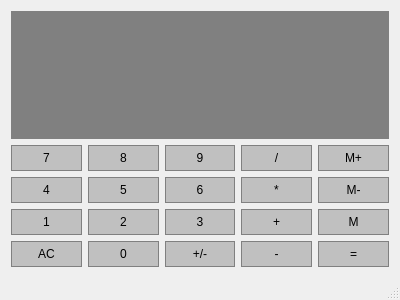
<?xml version="1.0" encoding="UTF-8"?>
<ui version="4.0">
 <class>Calc</class>
 <widget class="QMainWindow" name="Calc">
  <property name="geometry">
   <rect>
    <x>0</x>
    <y>0</y>
    <width>400</width>
    <height>300</height>
   </rect>
  </property>
  <property name="windowTitle">
   <string>Calc</string>
  </property>
  <widget class="QWidget" name="centralWidget">
   <layout class="QGridLayout" name="gridLayout">
    <item row="1" column="0">
     <widget class="QPushButton" name="Button7">
      <property name="sizePolicy">
       <sizepolicy hsizetype="Preferred" vsizetype="Preferred">
        <horstretch>0</horstretch>
        <verstretch>0</verstretch>
       </sizepolicy>
      </property>
      <property name="styleSheet">
       <string notr="true">QPushButton {
     background-color: #C0C0C0; border: 1px solid gray;
	border-radius: 0px;
	padding: 5px;
}
QPushButton:pressed {
    background-color: #A9A9A9; border: 1px solid gray;
	border-radius: 0px;
	padding: 5px;
}</string>
      </property>
      <property name="text">
       <string>7</string>
      </property>
     </widget>
    </item>
    <item row="1" column="4">
     <widget class="QPushButton" name="MemAdd">
      <property name="sizePolicy">
       <sizepolicy hsizetype="Preferred" vsizetype="Preferred">
        <horstretch>0</horstretch>
        <verstretch>0</verstretch>
       </sizepolicy>
      </property>
      <property name="styleSheet">
       <string notr="true">QPushButton {
     background-color: #C0C0C0; border: 1px solid gray;
	border-radius: 0px;
	padding: 5px;
}
QPushButton:pressed {
    background-color: #A9A9A9; border: 1px solid gray;
	border-radius: 0px;
	padding: 5px;
}</string>
      </property>
      <property name="text">
       <string>M+</string>
      </property>
     </widget>
    </item>
    <item row="1" column="1">
     <widget class="QPushButton" name="Button8">
      <property name="sizePolicy">
       <sizepolicy hsizetype="Preferred" vsizetype="Preferred">
        <horstretch>0</horstretch>
        <verstretch>0</verstretch>
       </sizepolicy>
      </property>
      <property name="styleSheet">
       <string notr="true">QPushButton {
     background-color: #C0C0C0; border: 1px solid gray;
	border-radius: 0px;
	padding: 5px;
}
QPushButton:pressed {
    background-color: #A9A9A9; border: 1px solid gray;
	border-radius: 0px;
	padding: 5px;
}</string>
      </property>
      <property name="text">
       <string>8</string>
      </property>
     </widget>
    </item>
    <item row="3" column="0">
     <widget class="QPushButton" name="Button1">
      <property name="sizePolicy">
       <sizepolicy hsizetype="Preferred" vsizetype="Preferred">
        <horstretch>0</horstretch>
        <verstretch>0</verstretch>
       </sizepolicy>
      </property>
      <property name="styleSheet">
       <string notr="true">QPushButton {
     background-color: #C0C0C0; border: 1px solid gray;
	border-radius: 0px;
	padding: 5px;
}
QPushButton:pressed {
    background-color: #A9A9A9; border: 1px solid gray;
	border-radius: 0px;
	padding: 5px;
}</string>
      </property>
      <property name="text">
       <string>1</string>
      </property>
     </widget>
    </item>
    <item row="1" column="3">
     <widget class="QPushButton" name="Divide">
      <property name="sizePolicy">
       <sizepolicy hsizetype="Preferred" vsizetype="Preferred">
        <horstretch>0</horstretch>
        <verstretch>0</verstretch>
       </sizepolicy>
      </property>
      <property name="styleSheet">
       <string notr="true">QPushButton {
     background-color: #C0C0C0; border: 1px solid gray;
	border-radius: 0px;
	padding: 5px;
}
QPushButton:pressed {
    background-color: #A9A9A9; border: 1px solid gray;
	border-radius: 0px;
	padding: 5px;
}</string>
      </property>
      <property name="text">
       <string>/</string>
      </property>
     </widget>
    </item>
    <item row="1" column="2">
     <widget class="QPushButton" name="Button9">
      <property name="sizePolicy">
       <sizepolicy hsizetype="Preferred" vsizetype="Preferred">
        <horstretch>0</horstretch>
        <verstretch>0</verstretch>
       </sizepolicy>
      </property>
      <property name="styleSheet">
       <string notr="true">QPushButton {
     background-color: #C0C0C0; border: 1px solid gray;
	border-radius: 0px;
	padding: 5px;
}
QPushButton:pressed {
    background-color: #A9A9A9; border: 1px solid gray;
	border-radius: 0px;
	padding: 5px;
}</string>
      </property>
      <property name="text">
       <string>9</string>
      </property>
     </widget>
    </item>
    <item row="2" column="0">
     <widget class="QPushButton" name="Button4">
      <property name="sizePolicy">
       <sizepolicy hsizetype="Preferred" vsizetype="Preferred">
        <horstretch>0</horstretch>
        <verstretch>0</verstretch>
       </sizepolicy>
      </property>
      <property name="styleSheet">
       <string notr="true">QPushButton {
     background-color: #C0C0C0; border: 1px solid gray;
	border-radius: 0px;
	padding: 5px;
}
QPushButton:pressed {
    background-color: #A9A9A9; border: 1px solid gray;
	border-radius: 0px;
	padding: 5px;
}</string>
      </property>
      <property name="text">
       <string>4</string>
      </property>
     </widget>
    </item>
    <item row="4" column="0">
     <widget class="QPushButton" name="Clear">
      <property name="sizePolicy">
       <sizepolicy hsizetype="Preferred" vsizetype="Preferred">
        <horstretch>0</horstretch>
        <verstretch>0</verstretch>
       </sizepolicy>
      </property>
      <property name="styleSheet">
       <string notr="true">QPushButton {
     background-color: #C0C0C0; border: 1px solid gray;
	border-radius: 0px;
	padding: 5px;
}
QPushButton:pressed {
    background-color: #A9A9A9; border: 1px solid gray;
	border-radius: 0px;
	padding: 5px;
}</string>
      </property>
      <property name="text">
       <string>AC</string>
      </property>
     </widget>
    </item>
    <item row="2" column="1">
     <widget class="QPushButton" name="Button5">
      <property name="sizePolicy">
       <sizepolicy hsizetype="Preferred" vsizetype="Preferred">
        <horstretch>0</horstretch>
        <verstretch>0</verstretch>
       </sizepolicy>
      </property>
      <property name="styleSheet">
       <string notr="true">QPushButton {
     background-color: #C0C0C0; border: 1px solid gray;
	border-radius: 0px;
	padding: 5px;
}
QPushButton:pressed {
    background-color: #A9A9A9; border: 1px solid gray;
	border-radius: 0px;
	padding: 5px;
}</string>
      </property>
      <property name="text">
       <string>5</string>
      </property>
     </widget>
    </item>
    <item row="2" column="2">
     <widget class="QPushButton" name="Button6">
      <property name="sizePolicy">
       <sizepolicy hsizetype="Preferred" vsizetype="Preferred">
        <horstretch>0</horstretch>
        <verstretch>0</verstretch>
       </sizepolicy>
      </property>
      <property name="styleSheet">
       <string notr="true">QPushButton {
     background-color: #C0C0C0; border: 1px solid gray;
	border-radius: 0px;
	padding: 5px;
}
QPushButton:pressed {
    background-color: #A9A9A9; border: 1px solid gray;
	border-radius: 0px;
	padding: 5px;
}</string>
      </property>
      <property name="text">
       <string>6</string>
      </property>
     </widget>
    </item>
    <item row="3" column="2">
     <widget class="QPushButton" name="Button3">
      <property name="sizePolicy">
       <sizepolicy hsizetype="Preferred" vsizetype="Preferred">
        <horstretch>0</horstretch>
        <verstretch>0</verstretch>
       </sizepolicy>
      </property>
      <property name="styleSheet">
       <string notr="true">QPushButton {
     background-color: #C0C0C0; border: 1px solid gray;
	border-radius: 0px;
	padding: 5px;
}
QPushButton:pressed {
    background-color: #A9A9A9; border: 1px solid gray;
	border-radius: 0px;
	padding: 5px;
}</string>
      </property>
      <property name="text">
       <string>3</string>
      </property>
     </widget>
    </item>
    <item row="3" column="1">
     <widget class="QPushButton" name="Button2">
      <property name="sizePolicy">
       <sizepolicy hsizetype="Preferred" vsizetype="Preferred">
        <horstretch>0</horstretch>
        <verstretch>0</verstretch>
       </sizepolicy>
      </property>
      <property name="styleSheet">
       <string notr="true">QPushButton {
     background-color: #C0C0C0; border: 1px solid gray;
	border-radius: 0px;
	padding: 5px;
}
QPushButton:pressed {
    background-color: #A9A9A9; border: 1px solid gray;
	border-radius: 0px;
	padding: 5px;
}</string>
      </property>
      <property name="text">
       <string>2</string>
      </property>
     </widget>
    </item>
    <item row="4" column="1">
     <widget class="QPushButton" name="Button0">
      <property name="sizePolicy">
       <sizepolicy hsizetype="Preferred" vsizetype="Preferred">
        <horstretch>0</horstretch>
        <verstretch>0</verstretch>
       </sizepolicy>
      </property>
      <property name="styleSheet">
       <string notr="true">QPushButton {
     background-color: #C0C0C0; border: 1px solid gray;
	border-radius: 0px;
	padding: 5px;
}
QPushButton:pressed {
    background-color: #A9A9A9; border: 1px solid gray;
	border-radius: 0px;
	padding: 5px;
}</string>
      </property>
      <property name="text">
       <string>0</string>
      </property>
     </widget>
    </item>
    <item row="2" column="3">
     <widget class="QPushButton" name="Multiply">
      <property name="sizePolicy">
       <sizepolicy hsizetype="Preferred" vsizetype="Preferred">
        <horstretch>0</horstretch>
        <verstretch>0</verstretch>
       </sizepolicy>
      </property>
      <property name="styleSheet">
       <string notr="true">QPushButton {
     background-color: #C0C0C0; border: 1px solid gray;
	border-radius: 0px;
	padding: 5px;
}
QPushButton:pressed {
    background-color: #A9A9A9; border: 1px solid gray;
	border-radius: 0px;
	padding: 5px;
}</string>
      </property>
      <property name="text">
       <string>*</string>
      </property>
     </widget>
    </item>
    <item row="2" column="4">
     <widget class="QPushButton" name="MemClear">
      <property name="sizePolicy">
       <sizepolicy hsizetype="Preferred" vsizetype="Preferred">
        <horstretch>0</horstretch>
        <verstretch>0</verstretch>
       </sizepolicy>
      </property>
      <property name="styleSheet">
       <string notr="true">QPushButton {
     background-color: #C0C0C0; border: 1px solid gray;
	border-radius: 0px;
	padding: 5px;
}
QPushButton:pressed {
    background-color: #A9A9A9; border: 1px solid gray;
	border-radius: 0px;
	padding: 5px;
}</string>
      </property>
      <property name="text">
       <string>M-</string>
      </property>
     </widget>
    </item>
    <item row="4" column="3">
     <widget class="QPushButton" name="Subtract">
      <property name="sizePolicy">
       <sizepolicy hsizetype="Preferred" vsizetype="Preferred">
        <horstretch>0</horstretch>
        <verstretch>0</verstretch>
       </sizepolicy>
      </property>
      <property name="styleSheet">
       <string notr="true">QPushButton {
     background-color: #C0C0C0; border: 1px solid gray;
	border-radius: 0px;
	padding: 5px;
}
QPushButton:pressed {
    background-color: #A9A9A9; border: 1px solid gray;
	border-radius: 0px;
	padding: 5px;
}</string>
      </property>
      <property name="text">
       <string>-</string>
      </property>
     </widget>
    </item>
    <item row="4" column="2">
     <widget class="QPushButton" name="ChangeSign">
      <property name="sizePolicy">
       <sizepolicy hsizetype="Preferred" vsizetype="Preferred">
        <horstretch>0</horstretch>
        <verstretch>0</verstretch>
       </sizepolicy>
      </property>
      <property name="styleSheet">
       <string notr="true">QPushButton {
     background-color: #C0C0C0; border: 1px solid gray;
	border-radius: 0px;
	padding: 5px;
}
QPushButton:pressed {
    background-color: #A9A9A9; border: 1px solid gray;
	border-radius: 0px;
	padding: 5px;
}</string>
      </property>
      <property name="text">
       <string>+/-</string>
      </property>
     </widget>
    </item>
    <item row="4" column="4">
     <widget class="QPushButton" name="Equals">
      <property name="sizePolicy">
       <sizepolicy hsizetype="Preferred" vsizetype="Preferred">
        <horstretch>0</horstretch>
        <verstretch>0</verstretch>
       </sizepolicy>
      </property>
      <property name="styleSheet">
       <string notr="true">QPushButton {
     background-color: #C0C0C0; border: 1px solid gray;
	border-radius: 0px;
	padding: 5px;
}
QPushButton:pressed {
    background-color: #A9A9A9; border: 1px solid gray;
	border-radius: 0px;
	padding: 5px;
}</string>
      </property>
      <property name="text">
       <string>=</string>
      </property>
     </widget>
    </item>
    <item row="3" column="3">
     <widget class="QPushButton" name="Add">
      <property name="sizePolicy">
       <sizepolicy hsizetype="Preferred" vsizetype="Preferred">
        <horstretch>0</horstretch>
        <verstretch>0</verstretch>
       </sizepolicy>
      </property>
      <property name="styleSheet">
       <string notr="true">QPushButton {
     background-color: #C0C0C0; border: 1px solid gray;
	border-radius: 0px;
	padding: 5px;
}
QPushButton:pressed {
    background-color: #A9A9A9; border: 1px solid gray;
	border-radius: 0px;
	padding: 5px;
}</string>
      </property>
      <property name="text">
       <string>+</string>
      </property>
     </widget>
    </item>
    <item row="3" column="4">
     <widget class="QPushButton" name="MemGet">
      <property name="sizePolicy">
       <sizepolicy hsizetype="Preferred" vsizetype="Preferred">
        <horstretch>0</horstretch>
        <verstretch>0</verstretch>
       </sizepolicy>
      </property>
      <property name="styleSheet">
       <string notr="true">QPushButton {
     background-color: #C0C0C0; border: 1px solid gray;
	border-radius: 0px;
	padding: 5px;
}
QPushButton:pressed {
    background-color: #A9A9A9; border: 1px solid gray;
	border-radius: 0px;
	padding: 5px;
}</string>
      </property>
      <property name="text">
       <string>M</string>
      </property>
     </widget>
    </item>
    <item row="0" column="0" colspan="5">
     <widget class="QLineEdit" name="Display">
      <property name="sizePolicy">
       <sizepolicy hsizetype="Preferred" vsizetype="Expanding">
        <horstretch>0</horstretch>
        <verstretch>0</verstretch>
       </sizepolicy>
      </property>
      <property name="styleSheet">
       <string notr="true">QLineEdit {
     background-color: gray; border: 1px solid gray;
	color: #ffffff;}</string>
      </property>
     </widget>
    </item>
   </layout>
  </widget>
  <widget class="QMenuBar" name="menuBar">
   <property name="geometry">
    <rect>
     <x>0</x>
     <y>0</y>
     <width>400</width>
     <height>22</height>
    </rect>
   </property>
  </widget>
  <widget class="QStatusBar" name="statusBar"/>
 </widget>
 <layoutdefault spacing="6" margin="11"/>
 <resources/>
 <connections/>
</ui>
